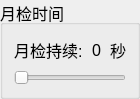
  <widget class="QGroupBox" name="MYcheckTimeBox">
   <property name="geometry">
    <rect>
     <x>1020</x>
     <y>440</y>
     <width>140</width>
     <height>90</height>
    </rect>
   </property>
   <property name="font">
    <font>
     <pointsize>12</pointsize>
    </font>
   </property>
   <property name="title">
    <string>月检时间</string>
   </property>
   <property name="checkable">
    <bool>false</bool>
   </property>
   <property name="checked">
    <bool>false</bool>
   </property>
   <layout class="QVBoxLayout" name="verticalLayout_7">
    <item>
     <layout class="QHBoxLayout" name="horizontalLayout_12">
      <item>
       <widget class="QLabel" name="label_7">
        <property name="minimumSize">
         <size>
          <width>0</width>
          <height>28</height>
         </size>
        </property>
        <property name="maximumSize">
         <size>
          <width>84</width>
          <height>28</height>
         </size>
        </property>
        <property name="font">
         <font>
          <pointsize>12</pointsize>
         </font>
        </property>
        <property name="text">
         <string>月检持续:</string>
        </property>
       </widget>
      </item>
      <item>
       <widget class="QLabel" name="label_monthtime">
        <property name="minimumSize">
         <size>
          <width>0</width>
          <height>28</height>
         </size>
        </property>
        <property name="maximumSize">
         <size>
          <width>16777215</width>
          <height>28</height>
         </size>
        </property>
        <property name="font">
         <font>
          <pointsize>12</pointsize>
         </font>
        </property>
        <property name="text">
         <string>0</string>
        </property>
        <property name="alignment">
         <set>Qt::AlignCenter</set>
        </property>
       </widget>
      </item>
      <item>
       <widget class="QLabel" name="label_9">
        <property name="minimumSize">
         <size>
          <width>0</width>
          <height>28</height>
         </size>
        </property>
        <property name="maximumSize">
         <size>
          <width>84</width>
          <height>28</height>
         </size>
        </property>
        <property name="font">
         <font>
          <pointsize>12</pointsize>
         </font>
        </property>
        <property name="text">
         <string>秒</string>
        </property>
       </widget>
      </item>
     </layout>
    </item>
    <item>
     <widget class="QSlider" name="MonthTimeSlider">
      <property name="sizePolicy">
       <sizepolicy hsizetype="Expanding" vsizetype="Fixed">
        <horstretch>0</horstretch>
        <verstretch>0</verstretch>
       </sizepolicy>
      </property>
      <property name="font">
       <font>
        <pointsize>13</pointsize>
       </font>
      </property>
      <property name="minimum">
       <number>30</number>
      </property>
      <property name="maximum">
       <number>180</number>
      </property>
      <property name="singleStep">
       <number>5</number>
      </property>
      <property name="orientation">
       <enum>Qt::Horizontal</enum>
      </property>
     </widget>
    </item>
   </layout>
  </widget>
